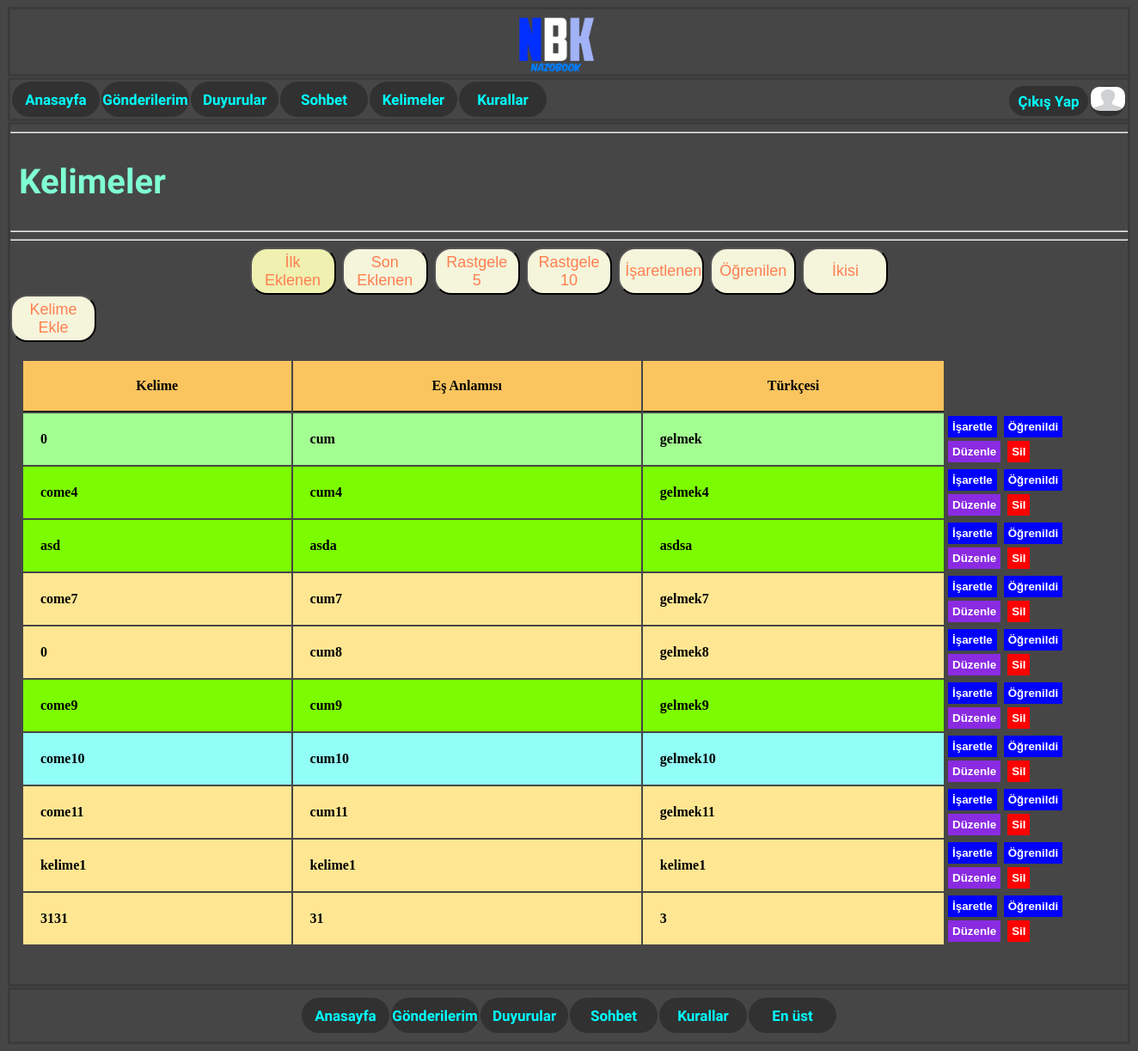
/kelime.php (signed in), run on the app's committed database.
### tables this page shows
CREATE TABLE `kelimeler` (
  `kelime_id` int(11) NOT NULL,
  `kelime_isim` varchar(5000) NOT NULL,
  `kelime_esanlam` varchar(8000) NOT NULL,
  `kelime_turkce` varchar(8000) NOT NULL,
  `kelime_isaret` int(11) NOT NULL DEFAULT 0,
  `kelime_ogrenildi` int(11) NOT NULL DEFAULT 0
);

### kelime.php (the view, shortened to what this page needs)
<?php
include 'ayar.php';
$kadi = @$_SESSION["kgiris"];
$data = $db-> prepare("SELECT * FROM uyeler WHERE uye_kadi=?");
$data -> execute([
    $kadi
]);
$_data = $data -> fetch(PDO::FETCH_ASSOC);
$sorgu = @$_GET["q"];
$rastgele5 = 0;
$rastgele10 = 0;
$ilkeklenen = 0;
$soneklenen = 0;
if(@$sorgu == 1)
{
    $rastgele5 = 1;
}
else if($sorgu == 2)
{
    $rastgele10 = 1;
}
else if($sorgu == 3)
{
    $soneklenen = 1;
}
else if($sorgu == 4)
{
    $ogrenilen = 1;
}
else if($sorgu == 5)
{
    $isaretlenen = 1;
}
else if($sorgu == 6)
{
    $ikiside = 1;
}
else
{
    $ilkeklenen = 1;
}
?>
<!DOCTYPE html>
<html lang="tr-TR">
<head>
    <link rel="stylesheet" href="style.css">
    <link rel="stylesheet" href="style3.css">
    <link rel="stylesheet" href="styletable.css">
</head>
<body>
    <?php include 'header.php' ?>
    <article>
        <hr>
        <h1 id="bolumismi" style="font-family: 'Almarai', sans-serif;">Kelimeler</h1>
        <hr>
            <hr>
            <div id="butonlardivv">
            <?php
            if($rastgele5 == 1)
            {
                echo '<button id="normaldebutonlar" onclick="ilk()">İlk Eklenen</button>
                <button id="normaldebutonlar" onclick="son()">Son Eklenen</button>
                <button id="aktifkenbutonlar" onclick="ras5()">Rastgele 5</button>
                <button id="normaldebutonlar" onclick="ras10()">Rastgele 10</button>
                <button id="normaldebutonlar" onclick="isaret()">İşaretlenen</button>
                <button id="normaldebutonlar" onclick="ogren()">Öğrenilen</button>
                <button id="normaldebutonlar" onclick="ikisi()">İkisi</button> ';
            }
            else if($ilkeklenen == 1)
            {
                echo '<button id="aktifkenbutonlar" onclick="ilk()">İlk Eklenen</button>
                <button id="normaldebutonlar" onclick="son()">Son Eklenen</button>
                <button id="normaldebutonlar" onclick="ras5()">Rastgele 5</button>
                <button id="normaldebutonlar" onclick="ras10()">Rastgele 10</button>
                <button id="normaldebutonlar" onclick="isaret()">İşaretlenen</button>
                <button id="normaldebutonlar" onclick="ogren()">Öğrenilen</button>
                <button id="normaldebutonlar" onclick="ikisi()">İkisi</button>  ';
            }
            ?>
            </div>
            <?php
            if(@$_data["sucuk"] == 1)
            {
                echo '<button id="normaldebutonlar" onclick="ekle()">Kelime Ekle</button>';
            }
            ?>
            <div class="table">
                <table class="table">
                    <tr>
                        <th>Kelime</th>
                        <th>Eş Anlamısı</th>
                        <th>Türkçesi</th>
                    </tr>
                    <?php
                    if($rastgele5 == 1)
                    {
                        $dataList = $db -> prepare("SELECT * FROM kelimeler ORDER BY rand() limit 5");
                        $dataList -> execute();
                        $dataList = $dataList -> fetchAll(PDO::FETCH_ASSOC);
                        foreach($dataList as $row)
                        {
                            if($row["kelime_isaret"] == 1 && $row["kelime_ogrenildi"] == 0)
                            {
                                echo '
                                <tr>
                                <td id="tdk" class="isaretli">'.$row["kelime_isim"].'</td>
                                <td id="tdes" class="isaretli">'.$row["kelime_esanlam"].'</td>
                                <td id="tdtr" class="isaretli">'.$row["kelime_turkce"].'</td>';
                            }
                            else if($row["kelime_ogrenildi"] == 1 && $row["kelime_isaret"] == 0)
                            {
                                echo '
                                <tr>
                                <td id="tdk" class="ogrenildi">'.$row["kelime_isim"].'</td>
                                <td id="tdes" class="ogrenildi">'.$row["kelime_esanlam"].'</td>
                                <td id="tdtr" class="ogrenildi">'.$row["kelime_turkce"].'</td>';
                            }
                            else if($row["kelime_ogrenildi"] == 1 && $row["kelime_isaret"] == 1)
                            {
                                echo '
                                <tr>
                                <td id="tdk" class="isogli">'.$row["kelime_isim"].'</td>
                                <td id="tdes" class="isogli">'.$row["kelime_esanlam"].'</td>
                                <td id="tdtr" class="isogli">'.$row["kelime_turkce"].'</td>';
                            }
                            else
                            {
                                echo '
                                <tr>
                                <td id="tdk" class="normal">'.$row["kelime_isim"].'</td>
                                <td id="tdes" class="normal">'.$row["kelime_esanlam"].'</td>
                                <td id="tdtr" class="normal">'.$row["kelime_turkce"].'</td>';
                            }
                            if(@$_data["sucuk"] == 1)
                            {
                                echo '
                                <td style="width: 20px;">
                                <div id="buttons">
                                <button onclick="isaretle('.$row["kelime_id"].')" class="isaretle">İşaretle</button>
                                <button onclick="ogrenildi('.$row["kelime_id"].')" class="isaretle">Öğrenildi</button>
                                <button onclick="duzenle('.$row["kelime_id"].')" class="duzenle">Düzenle</button>
                                <button onclick="sil('.$row["kelime_id"].')" class="sil">Sil</button>
                                </div>
                                </td>';
                            }
                            echo '</tr>';
                        }
                    }
                    else if($ilkeklenen == 1)
                    {
                        $dataList = $db -> prepare("SELECT * FROM kelimeler ORDER BY kelime_id");
                        $dataList -> execute();
                        $dataList = $dataList -> fetchAll(PDO::FETCH_ASSOC);
                        foreach($dataList as $row)
                        {
                            if($row["kelime_isaret"] == 1 && $row["kelime_ogrenildi"] == 0)
                            {
                                echo '
                                <tr>
                                <td id="tdk" class="isaretli">'.$row["kelime_isim"].'</td>
                                <td id="tdes" class="isaretli">'.$row["kelime_esanlam"].'</td>
                                <td id="tdtr" class="isaretli">'.$row["kelime_turkce"].'</td>';
                            }
                            else if($row["kelime_ogrenildi"] == 1 && $row["kelime_isaret"] == 0)
                            {
                                echo '
                                <tr>
                                <td id="tdk" class="ogrenildi">'.$row["kelime_isim"].'</td>
                                <td id="tdes" class="ogrenildi">'.$row["kelime_esanlam"].'</td>
                                <td id="tdtr" class="ogrenildi">'.$row["kelime_turkce"].'</td>';
                            }
                            else if($row["kelime_ogrenildi"] == 1 && $row["kelime_isaret"] == 1)
                            {
                                echo '
                                <tr>
                                <td id="tdk" class="isogli">'.$row["kelime_isim"].'</td>
                                <td id="tdes" class="isogli">'.$row["kelime_esanlam"].'</td>
                                <td id="tdtr" class="isogli">'.$row["kelime_turkce"].'</td>';
                            }
                            else
                            {
                                echo '
                                <tr>
                                <td id="tdk" class="normal">'.$row["kelime_isim"].'</td>
                                <td id="tdes" class="normal">'.$row["kelime_esanlam"].'</td>
                                <td id="tdtr" class="normal">'.$row["kelime_turkce"].'</td>';
                            }
                            if(@$_data["sucuk"] == 1)
                            {
                                echo '
                                <td style="width: 20px;">
                                <div id="buttons">
                                <button onclick="isaretle('.$row["kelime_id"].')" class="isaretle">İşaretle</button>
                                <button onclick="ogrenildi('.$row["kelime_id"].')" class="isaretle">Öğrenildi</button>
                                <button onclick="duzenle('.$row["kelime_id"].')" class="duzenle">Düzenle</button>
                                <button onclick="sil('.$row["kelime_id"].')" class="sil">Sil</button>
                                </div>
                                </td>';
                            }
                            echo '</tr>';
                        }
                    }
                    ?>
                </table>
            </div>
    </article>
    <?php include 'footer.php' ?>
</body>
</html>

### style.css (style rules this page uses)
body { background-color: rgb(70, 70, 70); }
article { border-style: solid; margin: auto; width: 1300px; min-height: 1000px; border-color: rgb(59, 59, 59); margin-top: 1px; }
#bolumismi { margin-left: 10px; font-size: 40px; color: aquamarine; }

### style3.css (style rules this page uses)
#butonlardivv { margin: auto; width: 750px; height: 55px; align-items: center; display: flex; flex-direction: row; justify-content: space-around; }
#normaldebutonlar { background-color: beige; width: 100px; height: 55px; border-radius: 20px; color: coral; font-size: 18px; font-family: Arial, Helvetica, sans-serif; }
#aktifkenbutonlar { background-color: rgb(240, 240, 176); width: 100px; height: 55px; border-radius: 20px; color: coral; font-size: 18px; font-family: Arial, Helvetica, sans-serif; }

### styletable.css (style rules this page uses)
.table > table, th, td { font-weight: bolder; font-family: Cambria, Cochin, Georgia, Times, 'Times New Roman', serif; }
th { padding: 20px; background-color: rgb(250, 196, 95); border-bottom: black 1px solid; }
#tdk { padding: 20px; }
#tdes { padding: 20px; }
#tdtr { padding: 20px; }
.isaretli { background-color: rgb(146, 255, 246); }
.ogrenildi { background-color: rgb(164, 255, 146); }
.isogli { background-color: lawngreen; }
.normal { background-color: rgb(255, 230, 146); }
.table { width: 99%; margin: 20px auto; }
#buttons { width: 195px; }
.sil, .isaretle, .duzenle { padding: 5px; margin: 2px; font-weight: bold; cursor: pointer; color: #fff; border: none; }
.sil { background-color: red; }
.isaretle { background-color: blue; }
.duzenle { background-color: blueviolet; }

### data on the page
kelimeler: kelime_isim "0", kelime_esanlam "cum", kelime_turkce "gelmek"
kelimeler: kelime_isim "come4", kelime_esanlam "cum4", kelime_turkce "gelmek4"
kelimeler: kelime_isim "asd", kelime_esanlam "asda", kelime_turkce "asdsa"
kelimeler: kelime_isim "come7", kelime_esanlam "cum7", kelime_turkce "gelmek7"
kelimeler: kelime_isim "0", kelime_esanlam "cum8", kelime_turkce "gelmek8"
kelimeler: kelime_isim "come9", kelime_esanlam "cum9", kelime_turkce "gelmek9"
kelimeler: kelime_isim "come10", kelime_esanlam "cum10", kelime_turkce "gelmek10"
kelimeler: kelime_isim "come11", kelime_esanlam "cum11", kelime_turkce "gelmek11"
kelimeler: kelime_isim "kelime1", kelime_esanlam "kelime1", kelime_turkce "kelime1"
kelimeler: kelime_isim "3131", kelime_esanlam "31", kelime_turkce "3"
